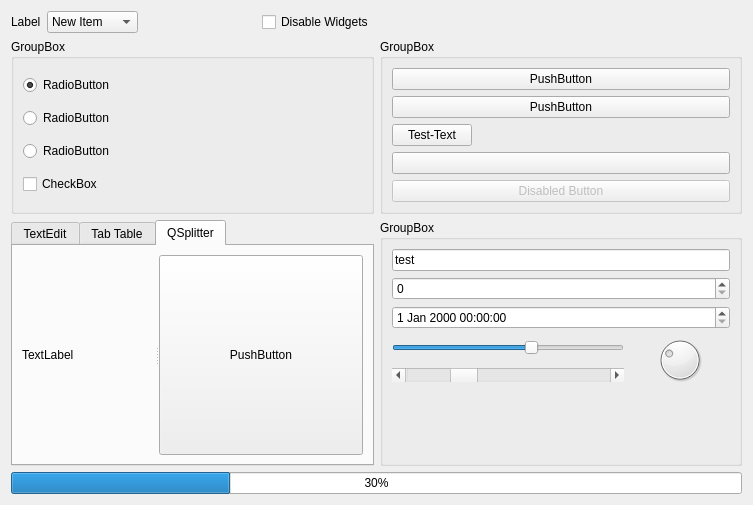
<?xml version="1.0" encoding="UTF-8"?>
<ui version="4.0">
 <class>test_widget</class>
 <widget class="QWidget" name="test_widget">
  <property name="geometry">
   <rect>
    <x>0</x>
    <y>0</y>
    <width>753</width>
    <height>505</height>
   </rect>
  </property>
  <property name="windowTitle">
   <string>Form</string>
  </property>
  <layout class="QGridLayout" name="gridLayout_2">
   <item row="0" column="0">
    <layout class="QHBoxLayout" name="horizontalLayout">
     <item>
      <widget class="QLabel" name="label">
       <property name="text">
        <string>Label</string>
       </property>
      </widget>
     </item>
     <item>
      <widget class="QComboBox" name="comboBox">
       <item>
        <property name="text">
         <string>New Item</string>
        </property>
       </item>
       <item>
        <property name="text">
         <string>New Item 2</string>
        </property>
       </item>
       <item>
        <property name="text">
         <string>New Item 3</string>
        </property>
       </item>
      </widget>
     </item>
     <item>
      <spacer name="horizontalSpacer">
       <property name="orientation">
        <enum>Qt::Horizontal</enum>
       </property>
       <property name="sizeHint" stdset="0">
        <size>
         <width>40</width>
         <height>20</height>
        </size>
       </property>
      </spacer>
     </item>
     <item>
      <widget class="QCheckBox" name="disable_widgets">
       <property name="text">
        <string>Disable Widgets</string>
       </property>
       <property name="checked">
        <bool>false</bool>
       </property>
      </widget>
     </item>
    </layout>
   </item>
   <item row="1" column="1">
    <widget class="QGroupBox" name="groupBox_2">
     <property name="title">
      <string>GroupBox</string>
     </property>
     <layout class="QVBoxLayout" name="verticalLayout_3">
      <item>
       <widget class="QPushButton" name="pushButton">
        <property name="text">
         <string>PushButton</string>
        </property>
       </widget>
      </item>
      <item>
       <widget class="QPushButton" name="pushButton_2">
        <property name="text">
         <string>PushButton</string>
        </property>
        <property name="checkable">
         <bool>true</bool>
        </property>
       </widget>
      </item>
      <item>
       <layout class="QHBoxLayout" name="horizontalLayout_3">
        <item>
         <widget class="IconButton" name="pushButton_3">
          <property name="text">
           <string>Test-Text</string>
          </property>
          <property name="flat">
           <bool>false</bool>
          </property>
         </widget>
        </item>
        <item>
         <spacer name="horizontalSpacer_2">
          <property name="orientation">
           <enum>Qt::Horizontal</enum>
          </property>
          <property name="sizeHint" stdset="0">
           <size>
            <width>40</width>
            <height>20</height>
           </size>
          </property>
         </spacer>
        </item>
       </layout>
      </item>
      <item>
       <widget class="IconButton" name="pushButton_4">
        <property name="text">
         <string/>
        </property>
        <property name="default">
         <bool>false</bool>
        </property>
       </widget>
      </item>
      <item>
       <widget class="IconButton" name="pushButton_5">
        <property name="enabled">
         <bool>false</bool>
        </property>
        <property name="text">
         <string>Disabled Button</string>
        </property>
       </widget>
      </item>
     </layout>
    </widget>
   </item>
   <item row="2" column="1">
    <widget class="QGroupBox" name="groupBox_3">
     <property name="title">
      <string>GroupBox</string>
     </property>
     <property name="checkable">
      <bool>false</bool>
     </property>
     <layout class="QGridLayout" name="gridLayout">
      <item row="3" column="0">
       <widget class="QSlider" name="horizontalSlider">
        <property name="value">
         <number>60</number>
        </property>
        <property name="orientation">
         <enum>Qt::Horizontal</enum>
        </property>
       </widget>
      </item>
      <item row="0" column="0" colspan="2">
       <widget class="QLineEdit" name="lineEdit">
        <property name="text">
         <string>test</string>
        </property>
        <property name="echoMode">
         <enum>QLineEdit::Normal</enum>
        </property>
       </widget>
      </item>
      <item row="5" column="0" colspan="2">
       <spacer name="verticalSpacer">
        <property name="orientation">
         <enum>Qt::Vertical</enum>
        </property>
        <property name="sizeHint" stdset="0">
         <size>
          <width>20</width>
          <height>40</height>
         </size>
        </property>
       </spacer>
      </item>
      <item row="3" column="1" rowspan="2">
       <widget class="QDial" name="dial">
        <property name="value">
         <number>30</number>
        </property>
       </widget>
      </item>
      <item row="1" column="0" colspan="2">
       <widget class="QSpinBox" name="spinBox"/>
      </item>
      <item row="2" column="0" colspan="2">
       <widget class="QDateTimeEdit" name="dateTimeEdit"/>
      </item>
      <item row="4" column="0">
       <widget class="QScrollBar" name="horizontalScrollBar">
        <property name="value">
         <number>25</number>
        </property>
        <property name="orientation">
         <enum>Qt::Horizontal</enum>
        </property>
       </widget>
      </item>
     </layout>
    </widget>
   </item>
   <item row="1" column="0">
    <widget class="QGroupBox" name="groupBox">
     <property name="title">
      <string>GroupBox</string>
     </property>
     <layout class="QVBoxLayout" name="verticalLayout_4">
      <item>
       <widget class="QRadioButton" name="radioButton">
        <property name="toolTipDuration">
         <number>-10</number>
        </property>
        <property name="text">
         <string>RadioButton</string>
        </property>
        <property name="checked">
         <bool>true</bool>
        </property>
       </widget>
      </item>
      <item>
       <widget class="QRadioButton" name="radioButton_2">
        <property name="text">
         <string>RadioButton</string>
        </property>
       </widget>
      </item>
      <item>
       <widget class="QRadioButton" name="radioButton_3">
        <property name="text">
         <string>RadioButton</string>
        </property>
       </widget>
      </item>
      <item>
       <widget class="Toggle" name="checkBox">
        <property name="text">
         <string>CheckBox</string>
        </property>
        <property name="checkable">
         <bool>true</bool>
        </property>
        <property name="checked">
         <bool>false</bool>
        </property>
        <property name="autoExclusive">
         <bool>false</bool>
        </property>
        <property name="tristate">
         <bool>true</bool>
        </property>
       </widget>
      </item>
     </layout>
    </widget>
   </item>
   <item row="3" column="0" colspan="2">
    <widget class="QProgressBar" name="progressBar">
     <property name="value">
      <number>30</number>
     </property>
    </widget>
   </item>
   <item row="2" column="0">
    <widget class="QTabWidget" name="tabWidget">
     <property name="autoFillBackground">
      <bool>false</bool>
     </property>
     <property name="currentIndex">
      <number>2</number>
     </property>
     <widget class="QWidget" name="tab">
      <attribute name="title">
       <string>TextEdit</string>
      </attribute>
      <layout class="QVBoxLayout" name="verticalLayout">
       <item>
        <widget class="QTextEdit" name="textEdit">
         <property name="html">
          <string>&lt;!DOCTYPE HTML PUBLIC &quot;-//W3C//DTD HTML 4.0//EN&quot; &quot;http://www.w3.org/TR/REC-html40/strict.dtd&quot;&gt;
&lt;html&gt;&lt;head&gt;&lt;meta name=&quot;qrichtext&quot; content=&quot;1&quot; /&gt;&lt;style type=&quot;text/css&quot;&gt;
p, li { white-space: pre-wrap; }
&lt;/style&gt;&lt;/head&gt;&lt;body style=&quot; font-family:'MS Shell Dlg 2'; font-size:8.25pt; font-weight:400; font-style:normal;&quot;&gt;
&lt;p style=&quot; margin-top:0px; margin-bottom:0px; margin-left:0px; margin-right:0px; -qt-block-indent:0; text-indent:0px;&quot;&gt;&lt;span style=&quot; font-family:'.SF NS Text'; font-size:13pt;&quot;&gt;test&lt;br /&gt;test&lt;br /&gt;test&lt;br /&gt;test&lt;br /&gt;test&lt;br /&gt;test&lt;br /&gt;test&lt;br /&gt;test&lt;br /&gt;test&lt;br /&gt;test&lt;br /&gt;test&lt;br /&gt;test&lt;br /&gt;test&lt;br /&gt;test&lt;br /&gt;test&lt;br /&gt;test&lt;br /&gt;test&lt;br /&gt;test&lt;br /&gt;test&lt;br /&gt;test&lt;br /&gt;test&lt;br /&gt;test&lt;br /&gt;test&lt;br /&gt;test&lt;br /&gt;test&lt;br /&gt;test&lt;br /&gt;test&lt;br /&gt;test&lt;br /&gt;test&lt;br /&gt;test&lt;br /&gt;test&lt;br /&gt;test&lt;br /&gt;test&lt;br /&gt;test&lt;br /&gt;test&lt;br /&gt;test&lt;br /&gt;test&lt;br /&gt;test&lt;br /&gt;test&lt;br /&gt;test&lt;br /&gt;test&lt;br /&gt;test&lt;br /&gt;test&lt;br /&gt;test&lt;br /&gt;test&lt;br /&gt;test&lt;br /&gt;test&lt;br /&gt;test&lt;br /&gt;test&lt;br /&gt;test&lt;br /&gt;test&lt;br /&gt;test&lt;br /&gt;test&lt;br /&gt;test&lt;br /&gt;test&lt;br /&gt;test&lt;br /&gt;test&lt;br /&gt;test&lt;br /&gt;test&lt;br /&gt;test&lt;br /&gt;test&lt;br /&gt;test&lt;br /&gt;test&lt;br /&gt;test&lt;br /&gt;test&lt;br /&gt;test&lt;br /&gt;&lt;/span&gt;&lt;/p&gt;&lt;/body&gt;&lt;/html&gt;</string>
         </property>
        </widget>
       </item>
      </layout>
     </widget>
     <widget class="QWidget" name="tab_2">
      <attribute name="title">
       <string>Tab Table</string>
      </attribute>
      <layout class="QVBoxLayout" name="verticalLayout_2">
       <item>
        <widget class="QTableWidget" name="tableWidget">
         <row>
          <property name="text">
           <string>1</string>
          </property>
         </row>
         <row>
          <property name="text">
           <string>2</string>
          </property>
         </row>
         <row>
          <property name="text">
           <string>3</string>
          </property>
         </row>
         <row>
          <property name="text">
           <string>4</string>
          </property>
         </row>
         <row>
          <property name="text">
           <string>5</string>
          </property>
         </row>
         <row>
          <property name="text">
           <string>6</string>
          </property>
         </row>
         <row>
          <property name="text">
           <string>7</string>
          </property>
         </row>
         <row>
          <property name="text">
           <string>8</string>
          </property>
         </row>
         <row>
          <property name="text">
           <string>9</string>
          </property>
         </row>
         <row>
          <property name="text">
           <string>10</string>
          </property>
         </row>
         <column>
          <property name="text">
           <string>1</string>
          </property>
         </column>
         <column>
          <property name="text">
           <string>2</string>
          </property>
         </column>
         <column>
          <property name="text">
           <string>3</string>
          </property>
         </column>
         <column>
          <property name="text">
           <string>4</string>
          </property>
         </column>
         <column>
          <property name="text">
           <string>5</string>
          </property>
         </column>
         <column>
          <property name="text">
           <string>6</string>
          </property>
         </column>
         <column>
          <property name="text">
           <string>7</string>
          </property>
         </column>
         <column>
          <property name="text">
           <string>8</string>
          </property>
         </column>
         <column>
          <property name="text">
           <string>9</string>
          </property>
         </column>
         <column>
          <property name="text">
           <string>10</string>
          </property>
         </column>
         <item row="0" column="0">
          <property name="text">
           <string>Milben Power</string>
          </property>
         </item>
         <item row="0" column="1">
          <property name="text">
           <string>Milben Power</string>
          </property>
         </item>
         <item row="1" column="0">
          <property name="text">
           <string>Miben Power</string>
          </property>
         </item>
        </widget>
       </item>
      </layout>
     </widget>
     <widget class="QWidget" name="tab_3">
      <property name="cursor">
       <cursorShape>ArrowCursor</cursorShape>
      </property>
      <attribute name="title">
       <string>QSplitter</string>
      </attribute>
      <layout class="QHBoxLayout" name="horizontalLayout_2">
       <item>
        <widget class="QSplitter" name="splitter">
         <property name="orientation">
          <enum>Qt::Horizontal</enum>
         </property>
         <widget class="QLabel" name="splitter_label">
          <property name="text">
           <string>TextLabel</string>
          </property>
         </widget>
         <widget class="QPushButton" name="splitter_button">
          <property name="text">
           <string>PushButton</string>
          </property>
         </widget>
        </widget>
       </item>
      </layout>
     </widget>
    </widget>
   </item>
  </layout>
 </widget>
 <customwidgets>
  <customwidget>
   <class>IconButton</class>
   <extends>QPushButton</extends>
   <header>tsl.widgets.icon_button</header>
  </customwidget>
  <customwidget>
   <class>Toggle</class>
   <extends>QCheckBox</extends>
   <header location="global">tsl.widgets.toggle</header>
  </customwidget>
 </customwidgets>
 <resources/>
 <connections/>
</ui>
